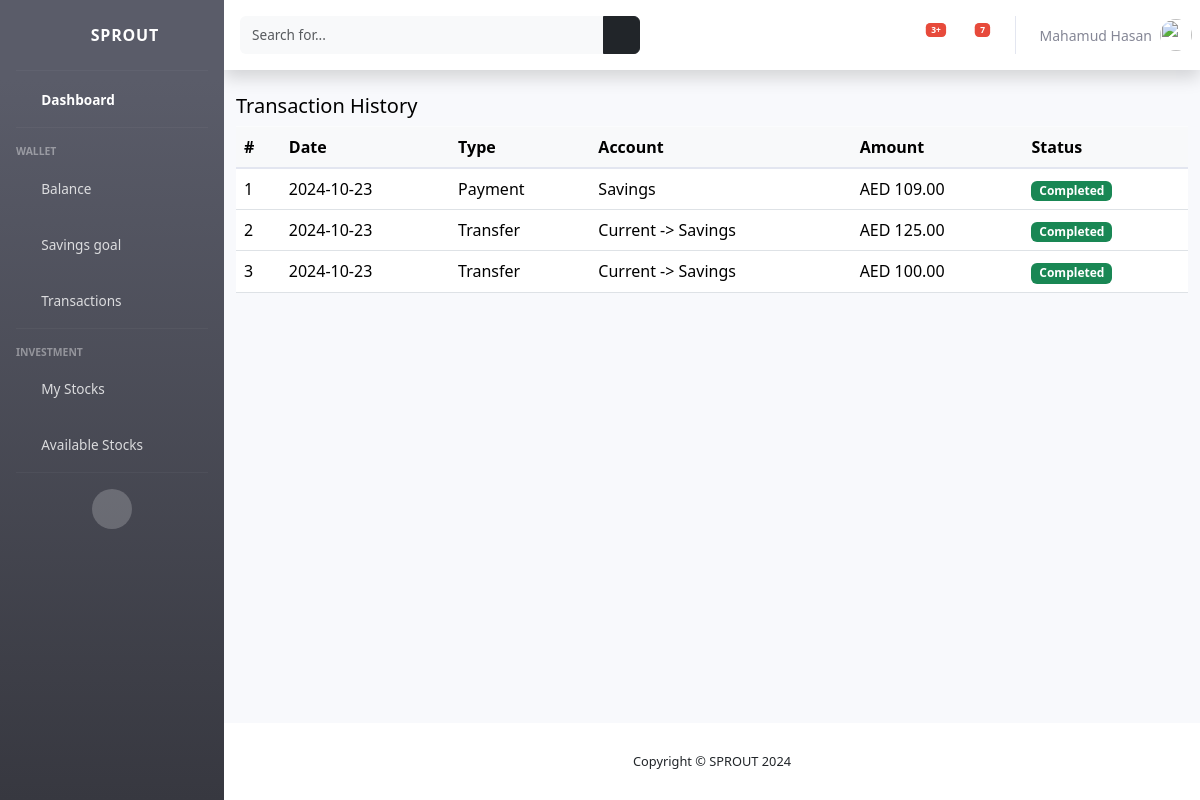
Page /wallet/transactions/ (signed in) on the earlier database version.
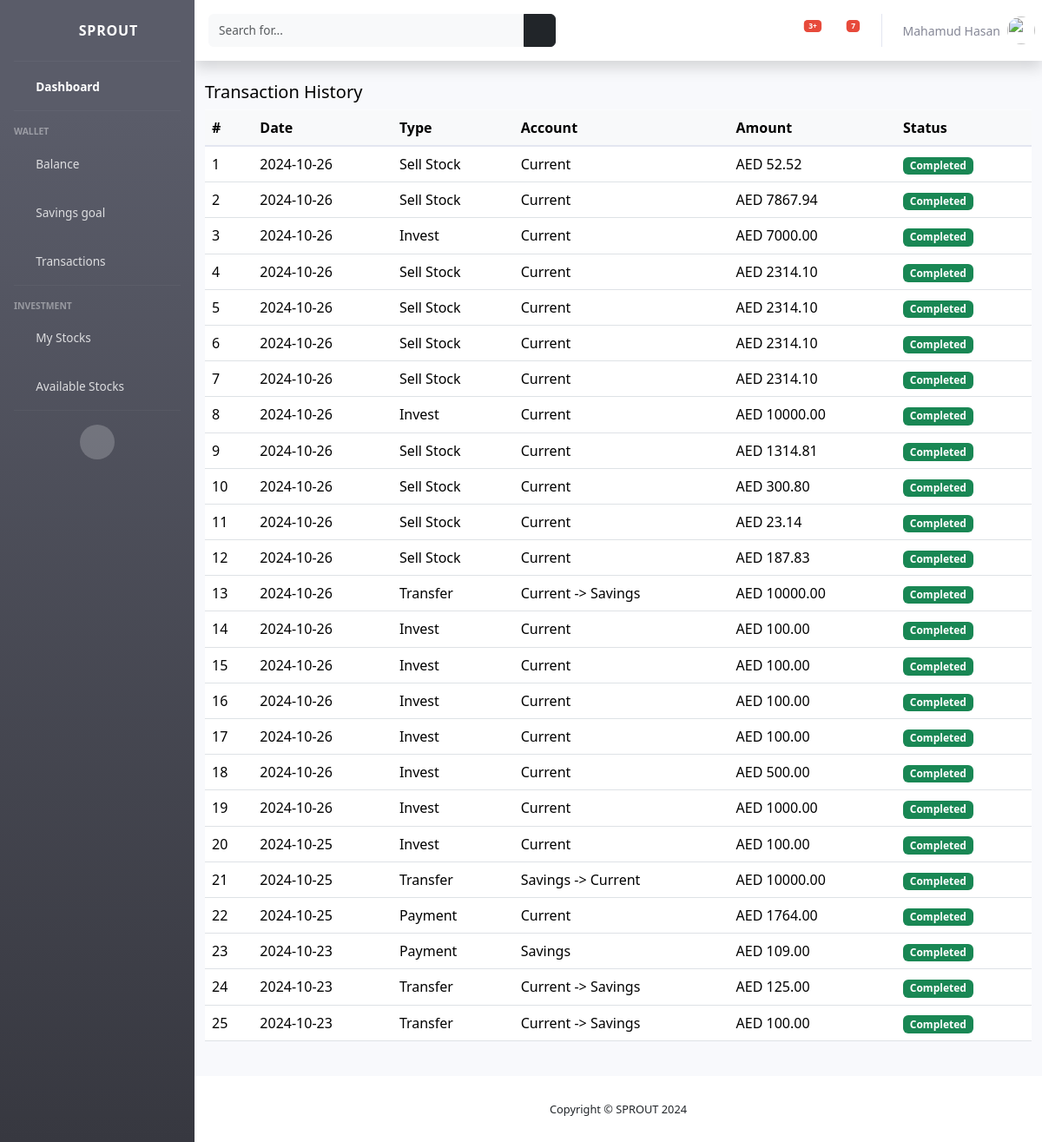
Same page on the later database version.
### wallet/models.py (models this page shows, shortened)
class Transaction(models.Model):
    TRANSACTION_TYPES = [
        ('deposit', 'Deposit'),
        ('withdrawal', 'Withdrawal'),
        ('transfer', 'Transfer'),
        ('payment', 'Payment')
    ]
    wallet = models.ForeignKey(Wallet, on_delete=models.CASCADE, related_name='transactions')
    transaction_id = models.UUIDField(default=uuid.uuid4, unique=True, editable=False)
    amount = models.DecimalField(max_digits=10, decimal_places=2)
    account = models.CharField(max_length=50, blank=True, null=True)
    transaction_type = models.CharField(max_length=20, choices=TRANSACTION_TYPES)
    description = models.TextField(null=True, blank=True)
    created_at = models.DateTimeField(auto_now_add=True)

### wallet/views.py (the view)
# urls.py: path('transactions/', views.transaction_history, name="transactions"),
def transaction_history(request):
    t = Transaction.objects.filter(wallet=request.user.wallet).order_by('-created_at')
    return render(request, 'wallet/transactions.html', {'transactions': t})

### accounts/models.py (called while the page is built)
    def name(self):
        return f"{self.user.first_name} {self.user.last_name}"

    def __str__(self):
        return self.name()

### templates/wallet/transactions.html (shortened to what this page needs)
{% extends 'base.html' %}
{% block css %}
    <link href="https://cdn.jsdelivr.net/npm/bootstrap@5.3.3/dist/css/bootstrap.min.css" rel="stylesheet"
>
{% endblock %}
{% block content %}
<div class="row my-4" style="color: #000">
            <div class="col-md-12">
                <h5>Transaction History</h5>
                <table class="table table-hover text-capitalize">
                    <thead class="table-light">
                    <tr>
                        <th>#</th>
                        <th>Date</th>
                        <th>Type</th>
                        <th>Account</th>
                        <th>Amount</th>
                        <th>Status</th>
                    </tr>
                    </thead>
                    <tbody>
                    {% for t in transactions %}
                    <tr>
                        <td>{{ forloop.counter }}</td>
                        <td>{{ t.created_at|date:'Y-m-d' }}</td>
                        <td>{{ t.transaction_type }}</td>
                        <td>{{ t.account }}</td>
                        <td>AED {{ t.amount }}</td>
                        <td><span class="badge bg-success">Completed</span></td>
                    </tr>
                    {% endfor %}
                    </tbody>
                </table>
            </div>
        </div>
{% endblock %}

Differences in the rows shown:
added Transaction: created_at "2024-10-26", transaction_type "Sell Stock", account "Current", amount "52.52"
added Transaction: created_at "2024-10-26", transaction_type "Sell Stock", account "Current", amount "7867.94"
added Transaction: created_at "2024-10-26", transaction_type "Invest", account "Current", amount "7000.00"
added Transaction: created_at "2024-10-26", transaction_type "Sell Stock", account "Current", amount "2314.10"
added Transaction: created_at "2024-10-26", transaction_type "Sell Stock", account "Current", amount "2314.10"
added Transaction: created_at "2024-10-26", transaction_type "Sell Stock", account "Current", amount "2314.10"
added Transaction: created_at "2024-10-26", transaction_type "Sell Stock", account "Current", amount "2314.10"
added Transaction: created_at "2024-10-26", transaction_type "Invest", account "Current", amount "10000.00"
added Transaction: created_at "2024-10-26", transaction_type "Sell Stock", account "Current", amount "1314.81"
added Transaction: created_at "2024-10-26", transaction_type "Sell Stock", account "Current", amount "300.80"
added Transaction: created_at "2024-10-26", transaction_type "Sell Stock", account "Current", amount "23.14"
added Transaction: created_at "2024-10-26", transaction_type "Sell Stock", account "Current", amount "187.83"
added Transaction: created_at "2024-10-26", transaction_type "Transfer", account "Current -> Savings", amount "10000.00"
added Transaction: created_at "2024-10-26", transaction_type "Invest", account "Current", amount "100.00"
added Transaction: created_at "2024-10-26", transaction_type "Invest", account "Current", amount "100.00"
added Transaction: created_at "2024-10-26", transaction_type "Invest", account "Current", amount "100.00"
added Transaction: created_at "2024-10-26", transaction_type "Invest", account "Current", amount "100.00"
added Transaction: created_at "2024-10-26", transaction_type "Invest", account "Current", amount "500.00"
added Transaction: created_at "2024-10-26", transaction_type "Invest", account "Current", amount "1000.00"
added Transaction: created_at "2024-10-25", transaction_type "Invest", account "Current", amount "100.00"
added Transaction: created_at "2024-10-25", transaction_type "Transfer", account "Savings -> Current", amount "10000.00"
added Transaction: created_at "2024-10-25", transaction_type "Payment", account "Current", amount "1764.00"
